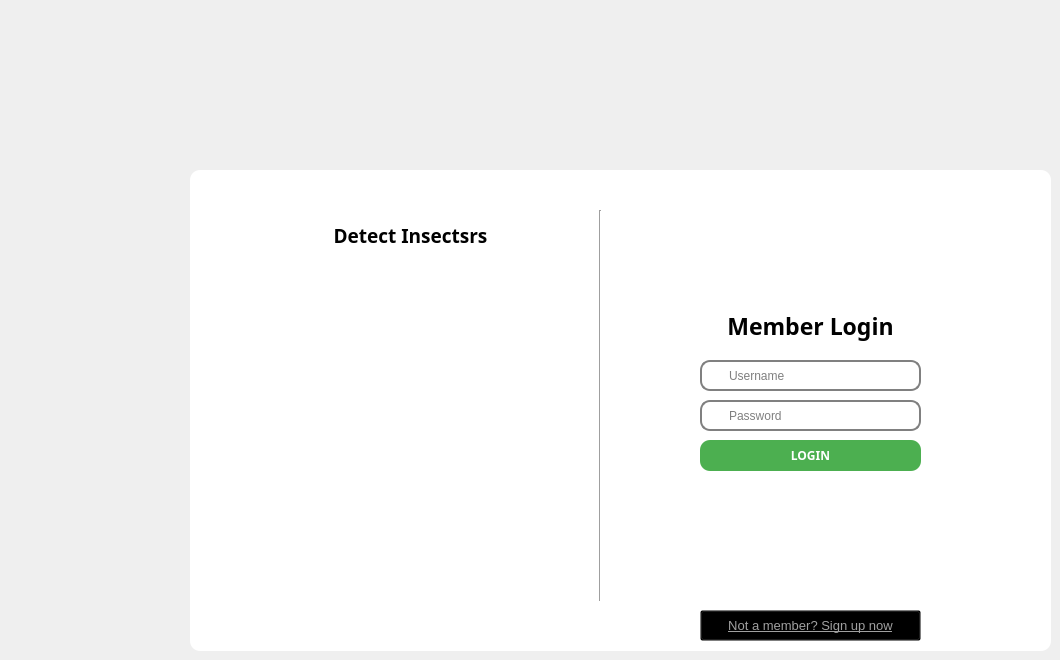
    <widget class="QWidget" name="login_page">
     <property name="styleSheet">
      <string notr="true">QWidget#login_page{
background-color: #464646;
}</string>
     </property>
     <widget class="QGroupBox" name="groupBox">
      <property name="geometry">
       <rect>
        <x>190</x>
        <y>170</y>
        <width>861</width>
        <height>481</height>
       </rect>
      </property>
      <property name="font">
       <font>
        <family>Modern</family>
       </font>
      </property>
      <property name="styleSheet">
       <string notr="true">QGroupBox{
background: #FFFFFF;
box-shadow: 0 0 20px 0 rgba(0, 0, 0, 0.2), 0 5px 5px 0 rgba(0, 0, 0, 0.24);
 border-radius: 10px;
}</string>
      </property>
      <property name="title">
       <string/>
      </property>
      <property name="alignment">
       <set>Qt::AlignCenter</set>
      </property>
      <widget class="QPushButton" name="LoginButton">
       <property name="geometry">
        <rect>
         <x>510</x>
         <y>270</y>
         <width>221</width>
         <height>31</height>
        </rect>
       </property>
       <property name="font">
        <font>
         <family>Segoe WP Semibold</family>
         <weight>75</weight>
         <bold>true</bold>
        </font>
       </property>
       <property name="styleSheet">
        <string notr="true">QPushButton#LoginButton {
  background-color: #4CAF50;
  color: white;
  border-radius: 10px;
}

QPushButton:hover#LoginButton {
  background-color: #60ba64;
}</string>
       </property>
       <property name="text">
        <string>LOGIN</string>
       </property>
      </widget>
      <widget class="QLabel" name="label_2">
       <property name="geometry">
        <rect>
         <x>510</x>
         <y>235</y>
         <width>31</width>
         <height>21</height>
        </rect>
       </property>
       <property name="styleSheet">
        <string notr="true">image: url(:/images/padlock.png);</string>
       </property>
       <property name="text">
        <string/>
       </property>
       <property name="pixmap">
        <pixmap>:/password/padlock.png</pixmap>
       </property>
      </widget>
      <widget class="QLabel" name="label_3">
       <property name="geometry">
        <rect>
         <x>510</x>
         <y>195</y>
         <width>31</width>
         <height>21</height>
        </rect>
       </property>
       <property name="styleSheet">
        <string notr="true">QLabel{
image: url(:/images/boy.png);
}</string>
       </property>
       <property name="text">
        <string/>
       </property>
       <property name="pixmap">
        <pixmap resource="../../pythonapp/designs/images/login.qrc">:/images/boy.png</pixmap>
       </property>
      </widget>
      <widget class="QLabel" name="label_4">
       <property name="geometry">
        <rect>
         <x>510</x>
         <y>130</y>
         <width>221</width>
         <height>51</height>
        </rect>
       </property>
       <property name="font">
        <font>
         <family>Segoe WP Semibold</family>
         <pointsize>17</pointsize>
         <weight>75</weight>
         <bold>true</bold>
        </font>
       </property>
       <property name="text">
        <string>Member Login</string>
       </property>
       <property name="alignment">
        <set>Qt::AlignCenter</set>
       </property>
      </widget>
      <widget class="QLineEdit" name="lineEdit">
       <property name="geometry">
        <rect>
         <x>510</x>
         <y>190</y>
         <width>221</width>
         <height>31</height>
        </rect>
       </property>
       <property name="styleSheet">
        <string notr="true">QLineEdit {
 border: 2px solid gray;
 border-radius: 10px;
padding-left: 25px;
}</string>
       </property>
       <property name="placeholderText">
        <string>Username</string>
       </property>
      </widget>
      <widget class="QLineEdit" name="lineEdit_2">
       <property name="geometry">
        <rect>
         <x>510</x>
         <y>230</y>
         <width>221</width>
         <height>31</height>
        </rect>
       </property>
       <property name="styleSheet">
        <string notr="true">QLineEdit {
 border: 2px solid gray;
 border-radius: 10px;
 padding-left: 25px;
}
</string>
       </property>
       <property name="maxLength">
        <number>16</number>
       </property>
       <property name="echoMode">
        <enum>QLineEdit::Password</enum>
       </property>
       <property name="placeholderText">
        <string>Password</string>
       </property>
      </widget>
      <widget class="QLabel" name="label_17">
       <property name="geometry">
        <rect>
         <x>510</x>
         <y>320</y>
         <width>221</width>
         <height>21</height>
        </rect>
       </property>
       <property name="font">
        <font>
         <family>Segoe WP Semibold</family>
         <weight>75</weight>
         <bold>true</bold>
        </font>
       </property>
       <property name="styleSheet">
        <string notr="true">QLabel#label_17{
	color: red;
}</string>
       </property>
       <property name="text">
        <string/>
       </property>
       <property name="alignment">
        <set>Qt::AlignCenter</set>
       </property>
      </widget>
      <widget class="QLabel" name="label_18">
       <property name="geometry">
        <rect>
         <x>90</x>
         <y>90</y>
         <width>261</width>
         <height>341</height>
        </rect>
       </property>
       <property name="text">
        <string/>
       </property>
       <property name="pixmap">
        <pixmap resource="../../pythonapp/designs/images/login.qrc">:/images/detection.png</pixmap>
       </property>
      </widget>
      <widget class="QLabel" name="label">
       <property name="geometry">
        <rect>
         <x>110</x>
         <y>50</y>
         <width>221</width>
         <height>31</height>
        </rect>
       </property>
       <property name="font">
        <font>
         <family>Segoe WP Semibold</family>
         <pointsize>14</pointsize>
         <weight>75</weight>
         <bold>true</bold>
        </font>
       </property>
       <property name="text">
        <string>Detect Insectsrs</string>
       </property>
       <property name="alignment">
        <set>Qt::AlignCenter</set>
       </property>
      </widget>
      <widget class="Line" name="line">
       <property name="geometry">
        <rect>
         <x>400</x>
         <y>40</y>
         <width>20</width>
         <height>391</height>
        </rect>
       </property>
       <property name="orientation">
        <enum>Qt::Vertical</enum>
       </property>
      </widget>
      <widget class="QPushButton" name="signbtn">
       <property name="geometry">
        <rect>
         <x>510</x>
         <y>440</y>
         <width>221</width>
         <height>31</height>
        </rect>
       </property>
       <property name="font">
        <font>
         <pointsize>10</pointsize>
         <underline>true</underline>
        </font>
       </property>
       <property name="styleSheet">
        <string notr="true">QPushButton#signbtn{
background-color: Transparent;background-repeat:no-repeat;
color: #A0A0A0;

}
QPushButton:hover#signbtn{
 color: blue;
}</string>
       </property>
       <property name="text">
        <string>Not a member? Sign up now</string>
       </property>
      </widget>
      <zorder>LoginButton</zorder>
      <zorder>label_4</zorder>
      <zorder>lineEdit</zorder>
      <zorder>label_17</zorder>
      <zorder>lineEdit_2</zorder>
      <zorder>label_2</zorder>
      <zorder>label_18</zorder>
      <zorder>label</zorder>
      <zorder>label_3</zorder>
      <zorder>line</zorder>
      <zorder>signbtn</zorder>
     </widget>
    </widget>
